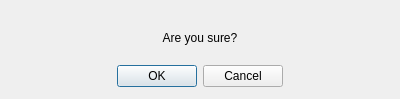
<?xml version="1.0" encoding="UTF-8"?>
<ui version="4.0">
 <class>deletedeck</class>
 <widget class="QDialog" name="deletedeck">
  <property name="geometry">
   <rect>
    <x>0</x>
    <y>0</y>
    <width>400</width>
    <height>99</height>
   </rect>
  </property>
  <property name="windowTitle">
   <string>Dialog</string>
  </property>
  <widget class="QDialogButtonBox" name="buttonBox">
   <property name="geometry">
    <rect>
     <x>110</x>
     <y>60</y>
     <width>180</width>
     <height>32</height>
    </rect>
   </property>
   <property name="orientation">
    <enum>Qt::Horizontal</enum>
   </property>
   <property name="standardButtons">
    <set>QDialogButtonBox::Cancel|QDialogButtonBox::Ok</set>
   </property>
   <property name="centerButtons">
    <bool>true</bool>
   </property>
  </widget>
  <widget class="QLabel" name="label">
   <property name="geometry">
    <rect>
     <x>110</x>
     <y>30</y>
     <width>180</width>
     <height>16</height>
    </rect>
   </property>
   <property name="text">
    <string>Are you sure?</string>
   </property>
   <property name="alignment">
    <set>Qt::AlignCenter</set>
   </property>
  </widget>
 </widget>
 <resources/>
 <connections>
  <connection>
   <sender>buttonBox</sender>
   <signal>accepted()</signal>
   <receiver>deletedeck</receiver>
   <slot>accept()</slot>
   <hints>
    <hint type="sourcelabel">
     <x>248</x>
     <y>254</y>
    </hint>
    <hint type="destinationlabel">
     <x>157</x>
     <y>274</y>
    </hint>
   </hints>
  </connection>
  <connection>
   <sender>buttonBox</sender>
   <signal>rejected()</signal>
   <receiver>deletedeck</receiver>
   <slot>reject()</slot>
   <hints>
    <hint type="sourcelabel">
     <x>316</x>
     <y>260</y>
    </hint>
    <hint type="destinationlabel">
     <x>286</x>
     <y>274</y>
    </hint>
   </hints>
  </connection>
 </connections>
</ui>
